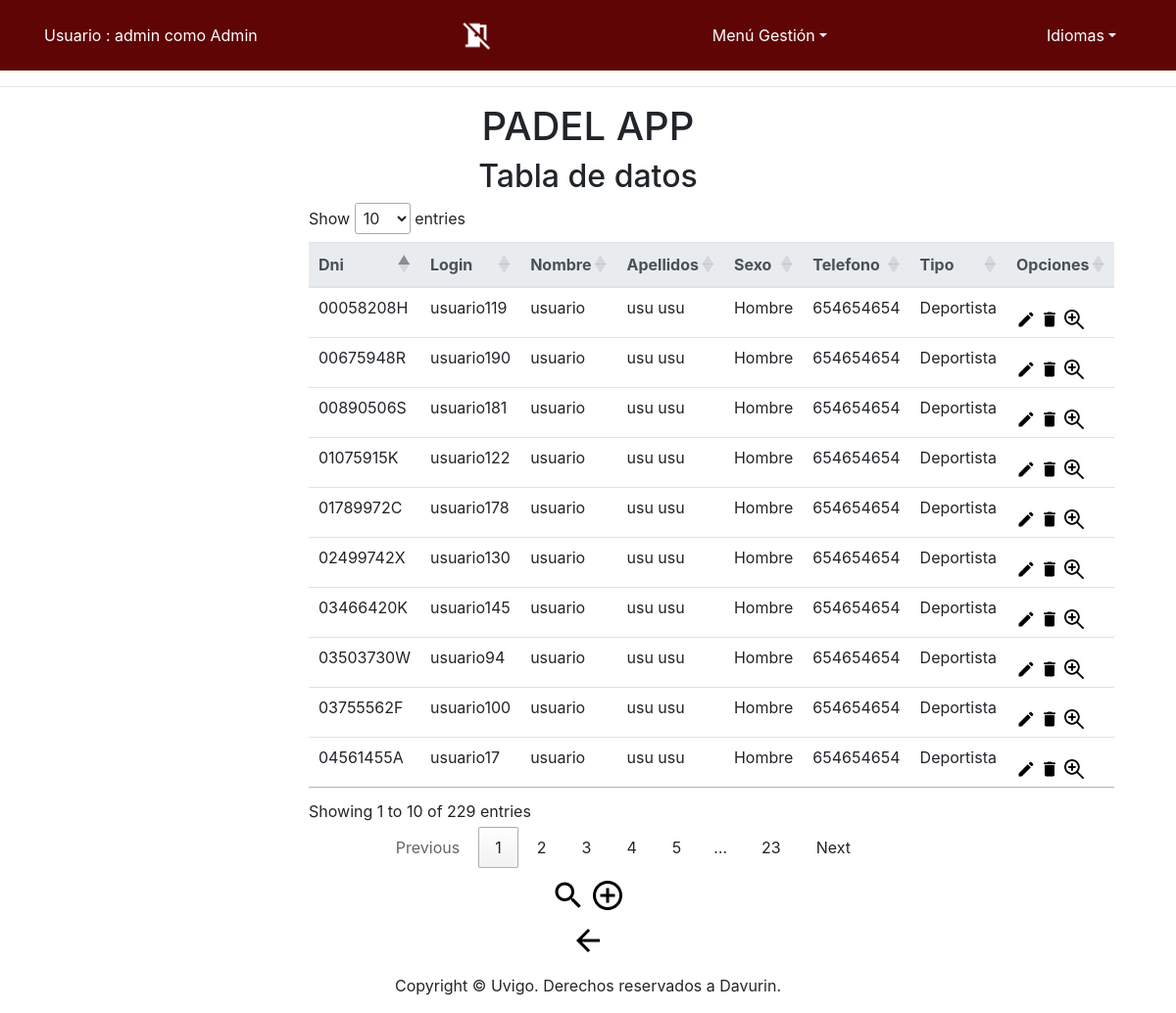
The app's page /app/Controllers/USUARIO_CONTROLLER.php (signed in) with its own data.
### tables this page shows
CREATE TABLE IF NOT EXISTS `Usuario` (
  `Dni` VARCHAR(9) NOT NULL,
  `Login` VARCHAR(25) NOT NULL,
  `Password` VARCHAR(128) NOT NULL,
  `Nombre` VARCHAR(30) NOT NULL,
  `Apellidos` VARCHAR(45) NOT NULL,
  `Sexo` VARCHAR(6) CHARACTER SET 'armscii8' NOT NULL,
  `Tipo` VARCHAR(12) NOT NULL,
  `Telefono` VARCHAR(14) NOT NULL,
  PRIMARY KEY (`Dni`),
  UNIQUE INDEX `Login_UNIQUE` (`Login` ASC) );

### app/Controllers/USUARIO_CONTROLLER.php (called while the page is built, shortened)
<?php
include '../Functions/Authentication.php';
include '../Models/USUARIO_MODEL.php';
include '../Views/USUARIO/USUARIO_SHOWALL_View.php';
switch ( $_REQUEST[ 'action' ] ) {
	default:
		if($_SESSION['tipo'] == 'Admin'){
			if ( !$_POST ) {
				$USUARIO = new USUARIO_MODEL( '', '', '', '', '', '', '', '', '');
			} else {
				$USUARIO = get_data_form();
			}
			$datos = $USUARIO->SEARCH();
			$lista = array( 'Dni','Login','Nombre','Apellidos','Sexo','Telefono','Tipo');
			new USUARIO_SHOWALL( $lista, $datos);
		}else{
			new USUARIO_DEFAULT();
		}
}
?>

### app/Functions/Authentication.php (called while the page is built)
<?php
function IsAuthenticated(){
	if (!isset($_SESSION['login']) && !isset($_SESSION['tipo'])){
		return false;
	}
	else{
		return true;
	}
}
?>

### app/Models/USUARIO_MODEL.php (called while the page is built, shortened)
<?php
class USUARIO_MODEL{
	var $Dni;
	var $Login;
    var $Password;
	var $Nombre;
	var $Apellidos;
    var $Sexo;
	var $Tipo;
	var $Telefono;
	var $mysqli;
	function __construct($Login,$Password,$Dni,$Nombre,$Apellidos,$Telefono,$Sexo,$Tipo) {
		$this->Login = $Login;
        $this->Password=$Password;
		$this->Dni = $Dni;
		$this->Nombre = $Nombre;
		$this->Apellidos = $Apellidos;
        $this->Sexo = $Sexo;
        $this->Tipo=$Tipo;
		$this->Telefono = $Telefono;
		include_once '../Functions/BdAdmin.php';
		$this->mysqli = ConectarBD();
	}
	function SEARCH() {
		$sql = "select Dni,
					Login,
                    Password,
					Nombre,
					Apellidos,
                    Sexo,
					Telefono,
                    Tipo
       			from USUARIO
    			where
    				(
					(BINARY Login LIKE '%$this->Login%') &&
                    (BINARY Password LIKE '%$this->Password%') &&
    				(BINARY Dni LIKE '%$this->Dni%') &&
					(BINARY Nombre LIKE '%$this->Nombre%') &&
	 				(BINARY Apellidos LIKE '%$this->Apellidos%') &&
                    (BINARY Sexo LIKE '%$this->Sexo%') &&
	 				(BINARY Telefono LIKE '%$this->Telefono%') &&
					(BINARY Tipo LIKE '%$this->Tipo%')
    				)";
		if ( !( $resultado = $this->mysqli->query( $sql ) ) ) {
			return 'Error en la consulta sobre la base de datos';
		} else {
			return $resultado;
		}
	}
}
?>

### app/Functions/BdAdmin.php (called while the page is built, shortened)
<?php
function ConectarBD()
	{
	    $mysqli = new mysqli("localhost", "user", "pass", "abpbase");
		return $mysqli;
	}
?>

### app/Views/USUARIO/USUARIO_SHOWALL_View.php (the view, shortened to what this page needs)
<?php
class USUARIO_SHOWALL {
	function __construct( $lista, $datos) {
		$this->lista = $lista;
		$this->datos = $datos;
		$this->render($this->lista,$this->datos);
	}
	function render($lista,$datos){
		$this->datos = $datos;
	include '../Views/Header.php';
?>
		<div class="seccion" align="center">
			<h2>
				<?php echo $strings['Tabla de datos'];?>
			</h2>
			<div class="col-md-6">
			<table class="table" id="mydatatableUsuarios">
				<thead class="thead-light">
				<tr>
<?php
					foreach ( $lista as $atributo ) {
?>
						<th>
							<?php echo $strings[$atributo]?>
						</th>
<?php
					}
?>
					<th>
						<?php echo $strings['Opciones']?>
					</th>
				</tr>
				</thead>
<?php
				while ( $fila = mysqli_fetch_array( $this->datos ) ) {
?>
				<tr>
<?php
					foreach ( $lista as $atributo ) {
?>
					<td>
<?php
							echo $fila[ $atributo ];
?>
					</td>
<?php
					}
?>
					<td>
						<form action="../Controllers/USUARIO_CONTROLLER.php" method="get" style="display:inline" >
								<button id ="buttonBien" type="submit" name="action" value="EDIT" ><img src="../Views/icon/edit_big.png" alt="<?php echo $strings['Modificar']?>" width="20" height="20" /></button>
								<button id ="buttonBien" type="submit" name="action" value="DELETE" ><img src="../Views/icon/delete_big.png" alt="<?php echo $strings['Eliminar']?>" width="20" height="20" /></button>
								<button id ="buttonBien" type="submit" name="action" value="SHOWCURRENT" ><img src="../Views/icon/verdetalles_2.jpg" alt="<?php echo $strings['Ver en detalle']?>" width="20" height="20"/></button>
						</form>
					</td>
				</tr>
<?php
				}
?>
			</table>
				<tr align="center">
						<td colspan="2">
					<form action='../Controllers/USUARIO_CONTROLLER.php'>
						<button id ="buttonBien"  type="submit" name="action" value="SEARCH"><img src="../Views/icon/search_big.png" alt="BUSCAR" /></button>
						<button id ="buttonBien"  type="submit" name="action" value="ADD"><img src="../Views/icon/add_big.png" alt="AÑADIR" /></button>
					</form>
					</td>
				</tr>
			</div>
			<form action='../Controllers/DEFAULT_CONTROLLER.php' method="post">
				<button id ="buttonBien" type="submit"><img src="../Views/icon/back_big2.png" alt="<?php echo $strings['Atras']?>" /></button>
			</form>
		</div>
<?php
		include '../Views/Footer.php';
		}
	}
?>

### app/Views/Header.php (shortened to what this page needs)
<?php
	include_once '../Functions/Authentication.php';
?>
<!doctype html>
<html lang="es">
  <head>
	<link rel="stylesheet" type="text/css" media="screen" href="../Views/css/bootstrap-4.0.0.css" hreflang="es">
	<link rel="stylesheet" type="text/css" media="screen" href="../Views/js/tcal/tcal.css" hreflang="es">
	  <link rel="stylesheet" type="text/css" href="https://cdn.datatables.net/1.10.19/css/jquery.dataTables.css">
	  <link rel="stylesheet" type="text/css" href="https://cdn.datatables.net/1.10.19/css/jquery.dataTables.min.css">
		<link rel="stylesheet" href="http://code.jquery.com/ui/1.11.4/themes/smoothness/jquery-ui.css">
  </head>
  <body>
	  <header>
    <nav class="navbar navbar-expand-lg navbar-dark bg-dark">
      <div class="container">
		<?php	if (IsAuthenticated()){  ?>
		<p style="color: white"><?php 	echo $strings['Usuario'] . ' : ' . $_SESSION['login'] . ' como ' . $_SESSION['tipo'] . '<br>'; ?></p>
              <a class="nav-link disabled" href="../Functions/Desconectar.php" alt="<?php echo $strings['Desconectarse']?>"/>
              <img src="../Views/icon/desconectarse_big.png" width="32" height="32" alt="<?php echo $strings['Desconectarse']?>" style="float:right;">
<?php
	}
?>
	<?php if (isset($_SESSION['login']) & isset($_SESSION['tipo'])) {
 ?>
		<li class="nav-item dropdown" style="display: block">
			<a class="nav-link dropdown-toggle" style="color: white" href="<?php echo $strings['menuGestion']; ?>" id="navbarDropdown" role="button" data-toggle="dropdown" aria-haspopup="true" aria-expanded="false"><?php echo $strings['menuGestion']; ?></a>
				<?php if(isset($_SESSION['login']) & isset($_SESSION['tipo'])) {  ?>
					<?php if($_SESSION['tipo'] == 'Deportista'){ ?>
							<div class="dropdown-divider"></div>
								<button id ="buttonBien" type="submit"  name="insCampeonato"><a class="dropdown-item" href="../Controllers/CATEGORIA_CONTROLLER.php" /><?php echo $strings['Inscribirse en campeonato'] ?></a></button>
              	<?php } } }?>
            </li>
            <li class="nav-item dropdown" style="display: block">
			<form name='idiomform' action="../Functions/CambioIdioma.php" method="post">
              <a class="nav-link dropdown-toggle" style="color: white" href="<?php echo $strings['idioma']; ?>" id="navbarDropdown" role="button" data-toggle="dropdown" aria-haspopup="true" aria-expanded="false">Idiomas</a>
			</form>
            </li>
        </div>
</nav>
	  <hr>
	  	<div align="center" class="titulo"><h1>PADEL APP</h1></div>
	</header>

### app/Views/Footer.php (shortened to what this page needs)
	<footer class="text-center" align="fixed" >
      <div class="container">
        <div class="row">
          <div class="col-12">
            <p>Copyright © Uvigo. Derechos reservados a Davurin.</p>
          </div>
        </div>
      </div>
	</footer>
  </body>
</html>

### records on screen
usuario: Dni "00058208H", Login "usuario119", Nombre "usuario", Apellidos "usu usu", Sexo "Hombre", Telefono "654654654", Tipo "Deportista"
usuario: Dni "00675948R", Login "usuario190", Nombre "usuario", Apellidos "usu usu", Sexo "Hombre", Telefono "654654654", Tipo "Deportista"
usuario: Dni "00890506S", Login "usuario181", Nombre "usuario", Apellidos "usu usu", Sexo "Hombre", Telefono "654654654", Tipo "Deportista"
usuario: Dni "01075915K", Login "usuario122", Nombre "usuario", Apellidos "usu usu", Sexo "Hombre", Telefono "654654654", Tipo "Deportista"
usuario: Dni "01789972C", Login "usuario178", Nombre "usuario", Apellidos "usu usu", Sexo "Hombre", Telefono "654654654", Tipo "Deportista"
usuario: Dni "02499742X", Login "usuario130", Nombre "usuario", Apellidos "usu usu", Sexo "Hombre", Telefono "654654654", Tipo "Deportista"
usuario: Dni "03466420K", Login "usuario145", Nombre "usuario", Apellidos "usu usu", Sexo "Hombre", Telefono "654654654", Tipo "Deportista"
usuario: Dni "03503730W", Login "usuario94", Nombre "usuario", Apellidos "usu usu", Sexo "Hombre", Telefono "654654654", Tipo "Deportista"
usuario: Dni "03755562F", Login "usuario100", Nombre "usuario", Apellidos "usu usu", Sexo "Hombre", Telefono "654654654", Tipo "Deportista"
usuario: Dni "04561455A", Login "usuario17", Nombre "usuario", Apellidos "usu usu", Sexo "Hombre", Telefono "654654654", Tipo "Deportista"

### other values on screen
$strings['Usuario'] "Usuario"
$_SESSION['login'] "admin"
$_SESSION['tipo'] "Admin"
$strings['menuGestion'] "Menú Gestión"
$strings['Tabla de datos'] "Tabla de datos"
$strings[$atributo] "Dni"
$strings[$atributo] "Login"
$strings[$atributo] "Nombre"
$strings[$atributo] "Apellidos"
$strings[$atributo] "Sexo"
$strings[$atributo] "Telefono"
$strings[$atributo] "Tipo"
$strings['Opciones'] "Opciones"
